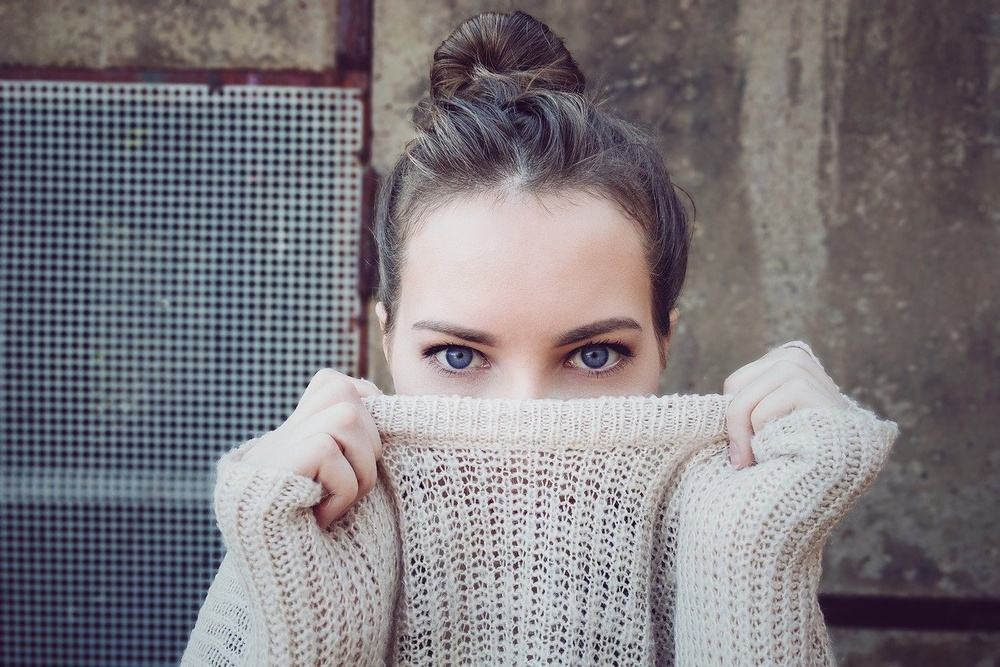
#> input picture img/People.jpg, 1000 x 667 px, shrunk from 1280 x 854 before the run
$ python PltImshowSubplot.py
#> lines starting #> are read from the running program, lines starting #| are printed output that depends on the picture
import matplotlib.pyplot as plt
import numpy as np
import cv2

img1 = cv2.imread('../../../../img/People.jpg')
#> img1 is the input picture: shape (667, 1000, 3); mean B, G, R 125, 120.6, 124.6
img2 = cv2.imread('../../../../img/People.jpg')
img3 = cv2.imread('../../../../img/People.jpg')

plt.subplot(1, 3, 1)
plt.imshow(img1[:, :, (2, 1, 0)])
plt.xticks([])
plt.yticks([])

plt.subplot(1, 3, 2)
plt.imshow(img2[:, :, ::-1])
plt.xticks([])
plt.yticks([])

plt.subplot(1, 3, 3)
plt.imshow(img3[:, :, ::-1])
plt.xticks([])
plt.yticks([])

plt.show()
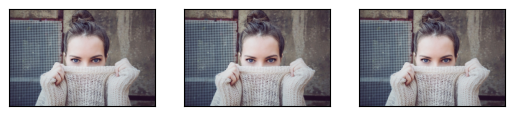
#> figure drawn by matplotlib, 3 panels

$ run again, with img/abnormal.jpg copied over img/People.jpg
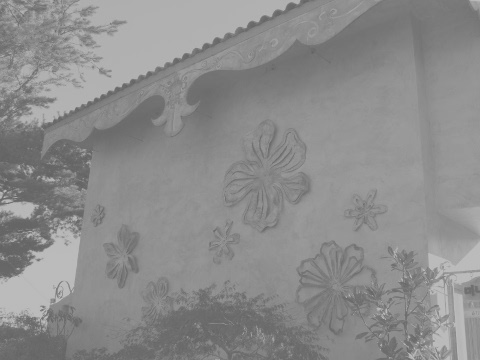
#> input picture img/abnormal.jpg, 480 x 360 px
#> img1 is the input picture: shape (360, 480, 3); min 96, max 194, mean 140.1
#> `plt.show()`:
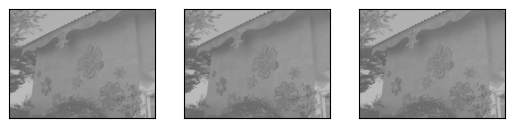
#> figure drawn by matplotlib, 3 panels
